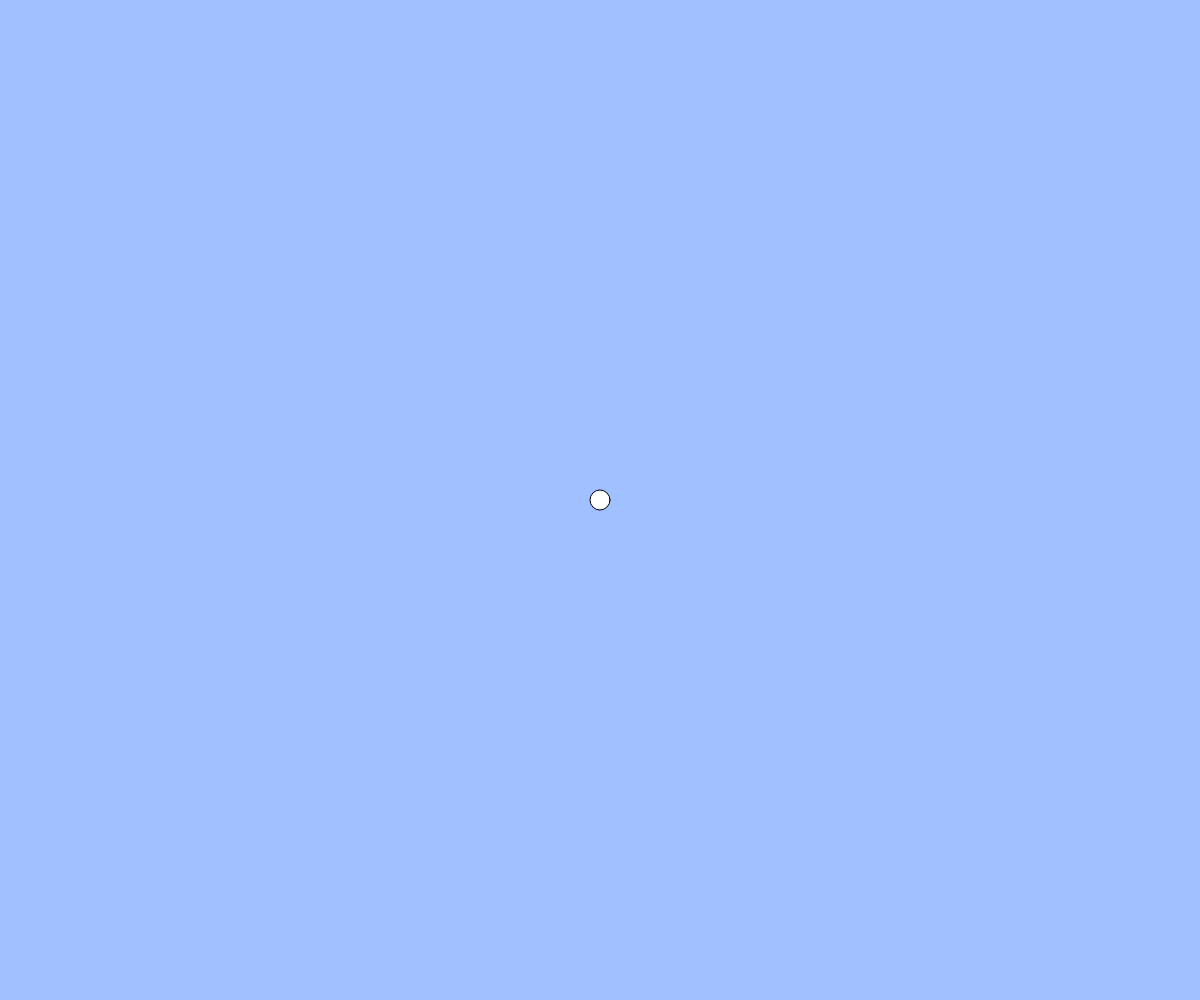
Frame 1 (no input)
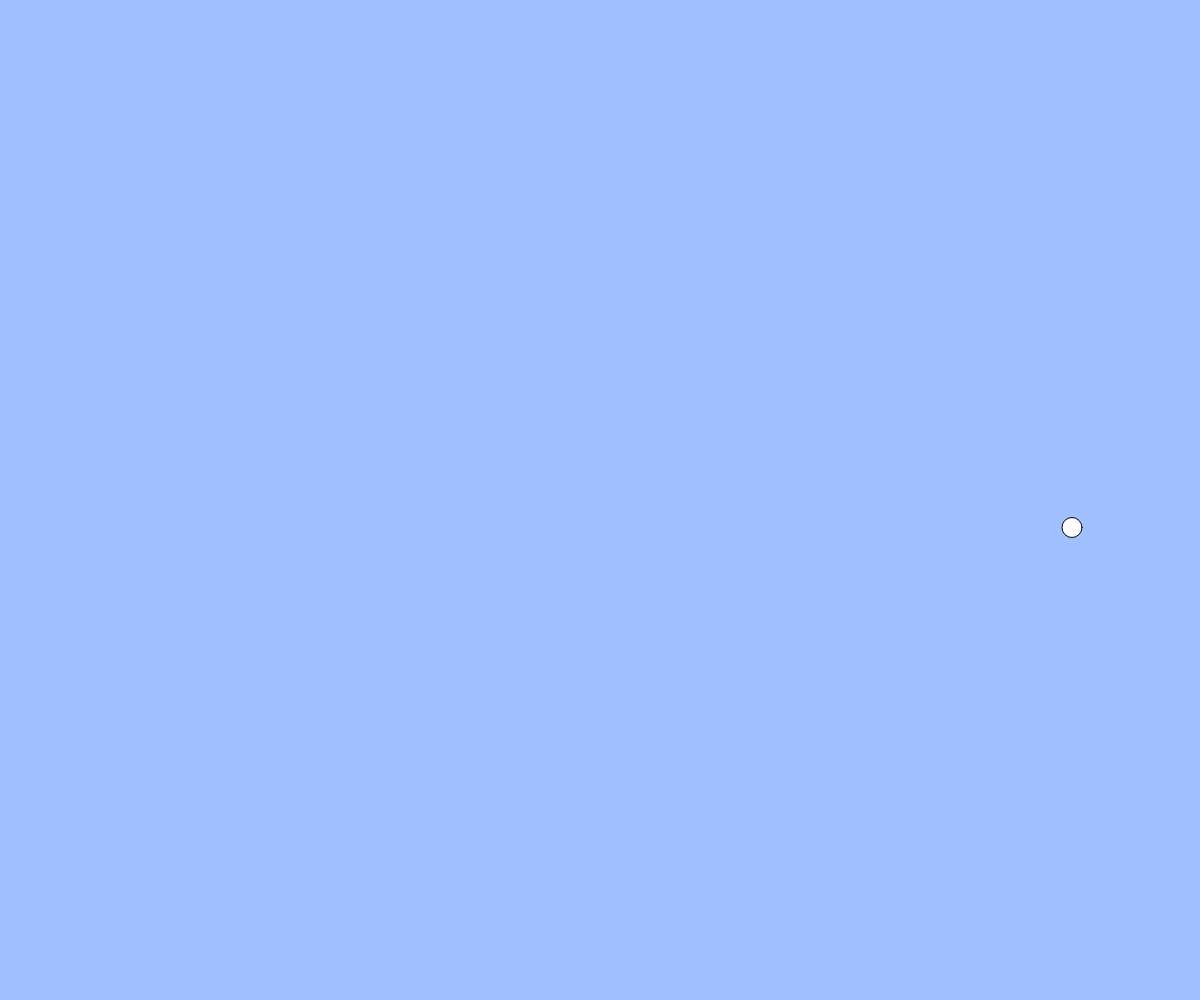
Frame 60 (no input)
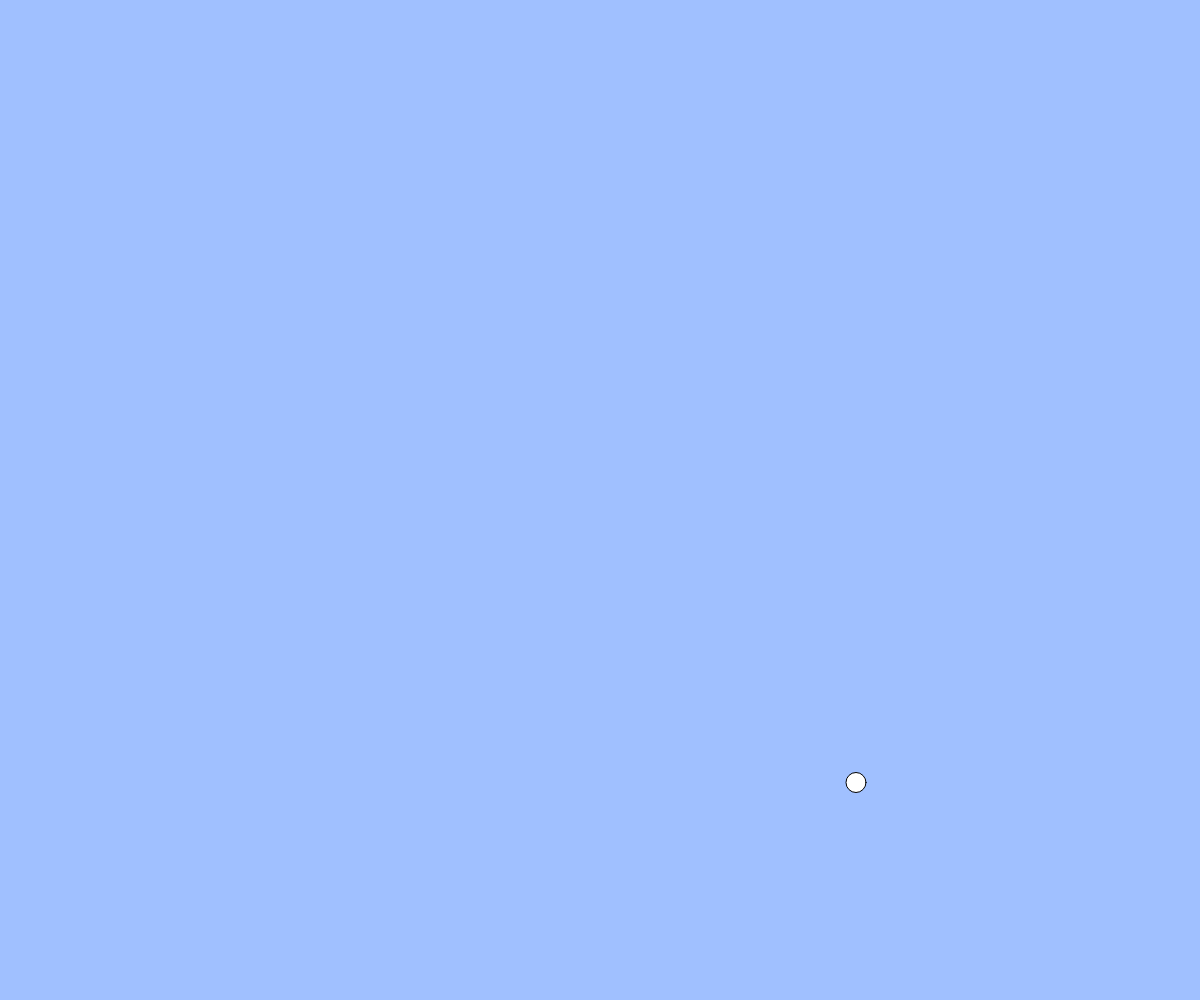
Frame 120 (the mouse pressed at the canvas centre since frame 60)

The p5.js sketch that drew these frames (run headless with seeded random() and noise() and a simulated clock; from frame 60 on, the mouse is pressed at the canvas centre):

// p5.js sketch
// ── sketch.js
// テキスト「アニメーション」
let x, y, vx, vy;
const g = 0.5; // 重力加速度
const vyMax = 30;

function setup(){
  createCanvas(windowWidth, windowHeight);
  x = width / 2;
  y = height / 2;
  vx = 8;
  vy = 8; // 先に変数を宣言しておく。らしい。
}

function draw(){
  background(160, 192, 255);
  ellipse(x, y, 20, 20);
  x += vx; // xをvxずつ増やしていく
  y += vy; // yをvyずつ増やしていく

  // 重力（コメント機能でオンオフ切り替えて実行してみましょう）
  vy = constrain(vy + g, -vyMax, vyMax);
  // min.が-vyMax=-30, maxがvyMax=30で， vy + gが指すものは何だろうか？

  // 端の処理パターン (1) 反対側から出てくる
  // if(x > width){ x = 0; }
  // else if(x < 0){ x = width; }
  // if(y > height){ y = 0; }
  // if(y < 0){ y = height; }
  // これでもいけそう
  // x = x % width;
  // y = y % height;

　// 端の処理パターン (2) 跳ね返る
  if(x < 0 || x > width){ vx = -1 * vx; } // 座標の端を越えたら逆方向へ
  if(y > height || y < 0){ vy = -1 * vy; }
  // 上に同じ，ただし，yがheightよりも大きくなったら，の指定だけのため，
  // これだけだとyが0よりも小さくなってしまうときは一生そこに留まり続けるのか？
  // その意味で上の重力に関するコードがあるのならば取りあえず納得はできる
  x = constrain(x, 0, width);
  y = constrain(y, 0, height);
  // こいつらなかったらどうなるんかな？
}

function windowResized(){
  resizeCanvas(windowWidth, windowHeight);
}
